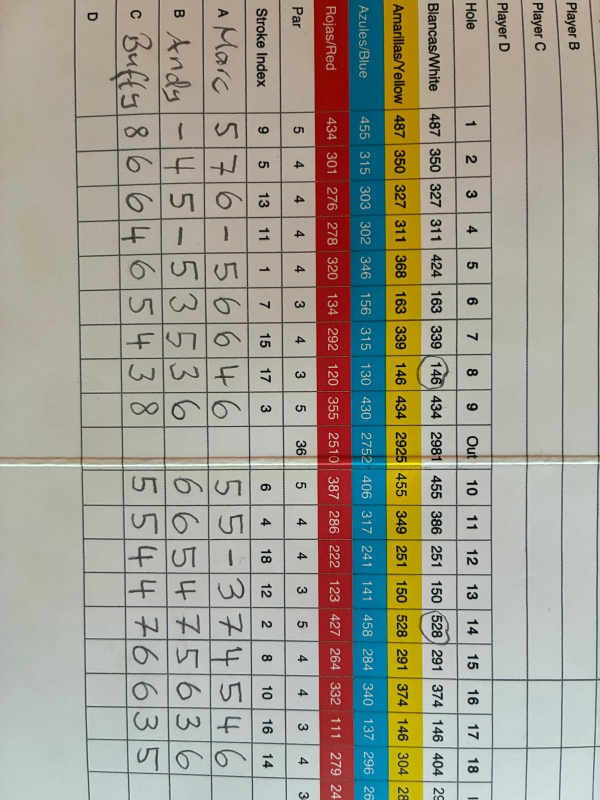
#> input picture WhatsApp Image 2025-10-02 at 20.35.25.jpeg, 1200 x 1600 px (shown at 1/2 size)
$ python preprocess_pic.py
#> lines starting #> are read from the running program, lines starting #| are printed output that depends on the picture; after the words box and inside, x2 and y2 are one past the last pixel; in counts of white or black regions, pixels touching at a corner belong together
# preprocess_digits_no_rotate_no_crop.py
try:
    import cv2  # type: ignore
    HAS_CV2 = True
except Exception:
    cv2 = None  # type: ignore
    HAS_CV2 = False

import numpy as np
from pathlib import Path


def _ensure_dir_for(path: str):
    Path(path).parent.mkdir(parents=True, exist_ok=True)


def preprocess(in_path: str, out_path: str):
    """
    Preprocess scorecard images for OCR.
    On platforms without OpenCV (e.g., Streamlit Cloud), falls back to PIL-based processing.
    """
#> called with out_path = 'IM1_prepr.png'
    if HAS_CV2:
        img = cv2.imread(in_path)
#> img is the input picture: shape (1600, 1200, 3); mean B, G, R 144.4, 157.9, 161.3
        assert img is not None, f"Bild nicht gefunden: {in_path}"

        # Signifikant verkleinern: längste Seite auf max. 1024 Pixel begrenzen
        MAX_LONG_SIDE = 2048
        h, w = img.shape[:2]
#> h = 1600; w = 1200
        long_side = max(h, w)
#> long_side = 1600
        if long_side > MAX_LONG_SIDE:
            scale = MAX_LONG_SIDE / long_side
            new_w, new_h = int(w * scale), int(h * scale)
            img = cv2.resize(img, (new_w, new_h), interpolation=cv2.INTER_AREA)

        # Graustufen
        gray = cv2.cvtColor(img, cv2.COLOR_BGR2GRAY)
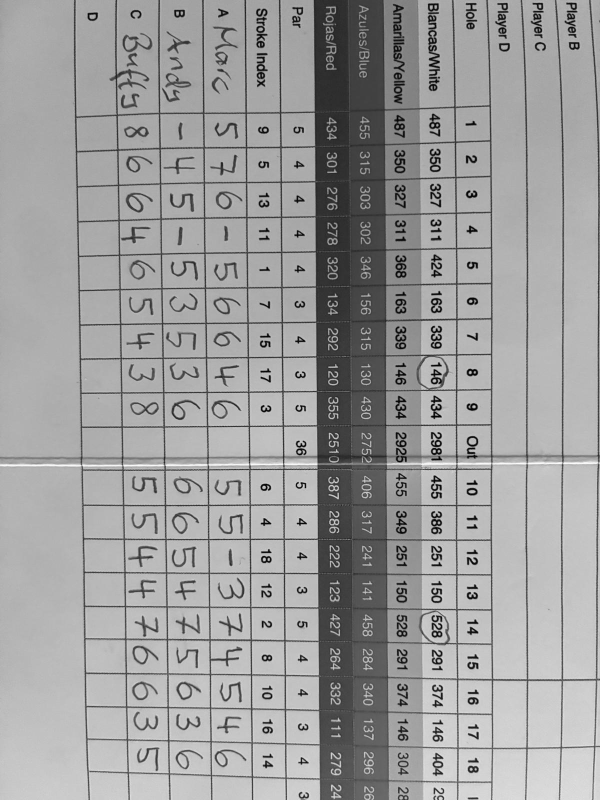
#> gray: shape (1600, 1200) (shown at 1/2 size); min 0, max 253, mean 157.3

        # Leicht entrauschen (erhält Kanten)
        gray = cv2.bilateralFilter(gray, d=5, sigmaColor=75, sigmaSpace=75)

        # Adaptives Thresholding (robust bei ungleichmäßiger Beleuchtung)
        bw = cv2.adaptiveThreshold(
            gray, 255,
            cv2.ADAPTIVE_THRESH_GAUSSIAN_C, cv2.THRESH_BINARY,
            blockSize=31, C=8
        )
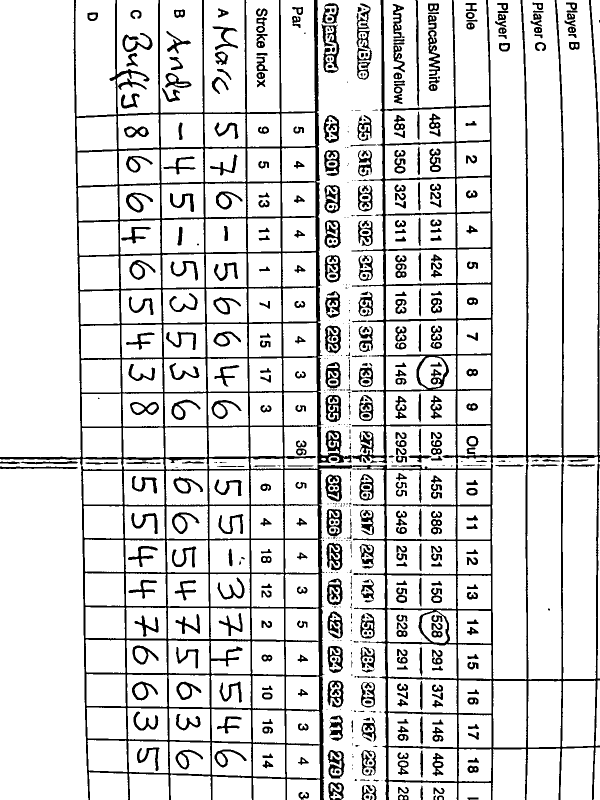
#> bw: shape (1600, 1200) (shown at 1/2 size); 86.3% white; 681 black regions (217 under 20 px), largest, box (x1, y1, x2, y2) and area: (0, 0, 1200, 1600) 141360, (643, 48, 679, 146) 1383, (651, 790, 682, 844) 998

        # Kleine Artefakte entfernen
        kernel = np.ones((2, 2), np.uint8)
        bw = cv2.morphologyEx(bw, cv2.MORPH_OPEN, kernel, iterations=1)
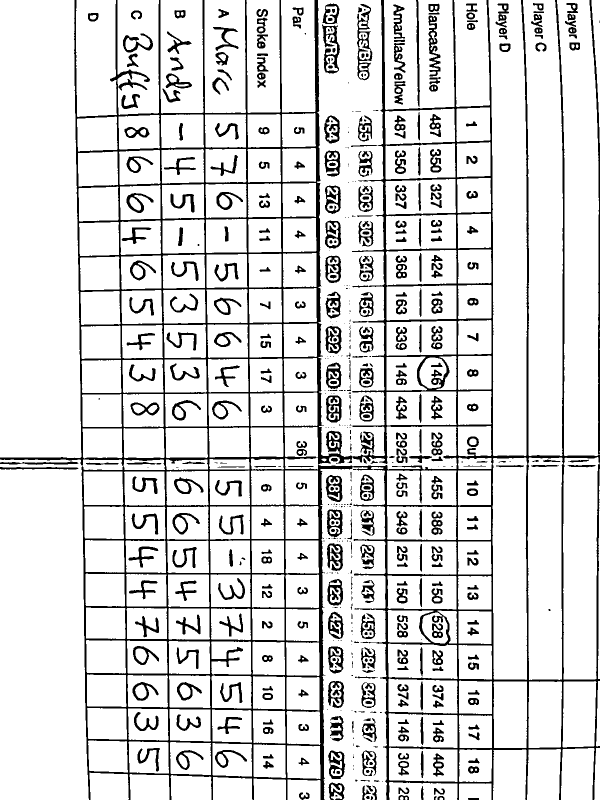
#> bw: shape (1600, 1200) (shown at 1/2 size); 86.3% white; 620 black regions (191 under 20 px), largest, box (x1, y1, x2, y2) and area: (0, 0, 1200, 1600) 142641, (714, 8, 745, 161) 1609, (644, 49, 680, 147) 1411

        # Leicht Kontrast anheben
        bw = cv2.convertScaleAbs(bw, alpha=1.15, beta=0)

        # Verlustfrei speichern (stark komprimiertes PNG)
        _ensure_dir_for(out_path)
        cv2.imwrite(out_path, bw, [cv2.IMWRITE_PNG_COMPRESSION, 9])
    else:
        # Fallback ohne OpenCV: PIL verwenden
        from PIL import Image, ImageOps, ImageFilter

        img = Image.open(in_path)
        # Signifikant verkleinern: längste Seite auf max. 1024 Pixel
        MAX_LONG_SIDE = 1024
        w, h = img.size
        long_side = max(w, h)
        if long_side > MAX_LONG_SIDE:
            scale = MAX_LONG_SIDE / long_side
            new_size = (int(w * scale), int(h * scale))
            img = img.resize(new_size, Image.LANCZOS)

        # In Graustufen konvertieren und leicht entrauschen
        gray = img.convert("L").filter(ImageFilter.MedianFilter(size=3))
        # Kontrast automatisch anpassen
        gray = ImageOps.autocontrast(gray, cutoff=2)
        # Einfaches Thresholding
        bw = gray.point(lambda p: 255 if p > 180 else 0)

        _ensure_dir_for(out_path)
        # PNG speichern mit Optimierung
        bw.save(out_path, format="PNG", optimize=True)

    print(["Pic preprocess done:", out_path])


if __name__ == "__main__":

    im1 = "WhatsApp Image 2025-10-02 at 20.35.25.jpeg"
    im2 = "WhatsApp Image 2025-10-02 at 20.35.42.jpeg"
    preprocess(im1, "IM1_prepr.png")
    preprocess(im2, "IM2_prepr.png")
#> call 2 of preprocess, with out_path = 'IM2_prepr.png'
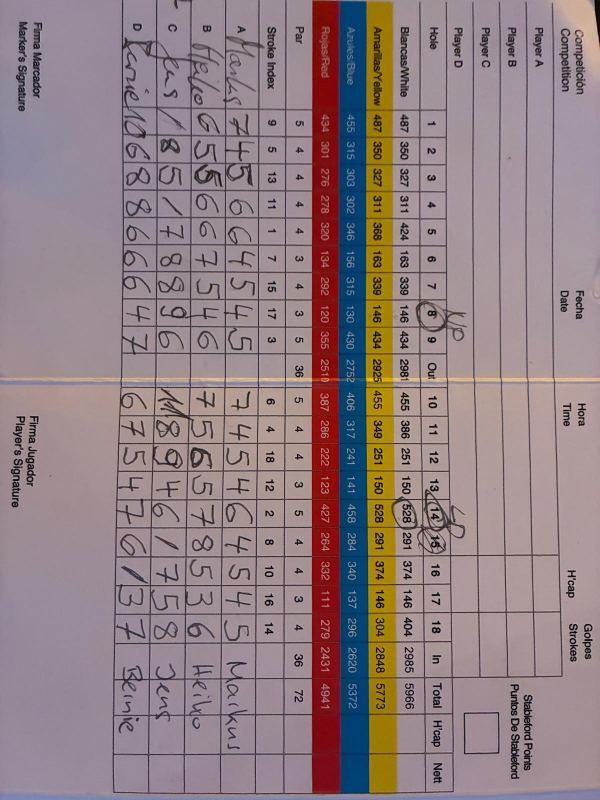
#> input picture WhatsApp Image 2025-10-02 at 20.35.42.jpeg, 1200 x 1600 px (shown at 1/2 size)
#> in preprocess, img is the input picture: shape (1600, 1200, 3); mean B, G, R 130.7, 127.3, 144.7
#> in preprocess (call 2), `gray = cv2.cvtColor(img, cv2.COLOR_BGR2GRAY)`:
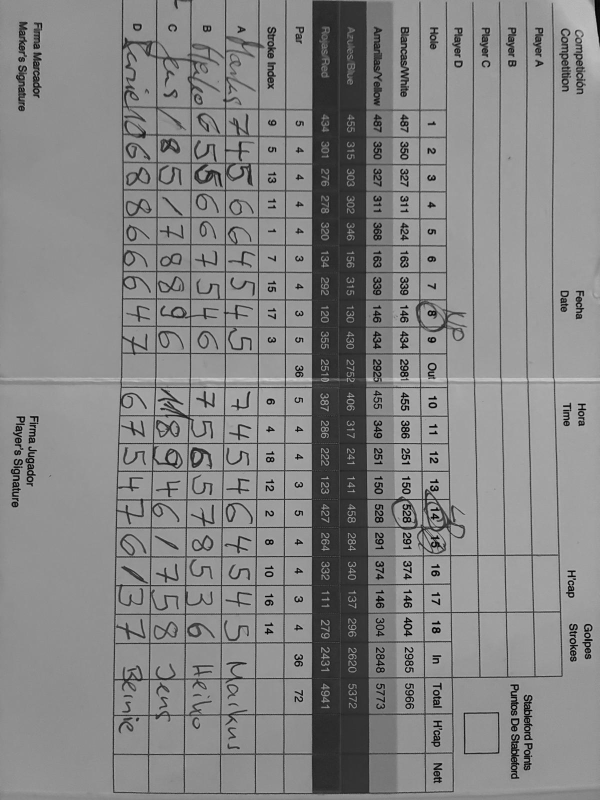
#> gray: shape (1600, 1200) (shown at 1/2 size); min 0, max 208, mean 132.9
#> in preprocess (call 2), `bw = cv2.adaptiveThreshold( gray, 255, cv2.ADAPTIVE_THRESH_GAUSSIAN_C,..`:
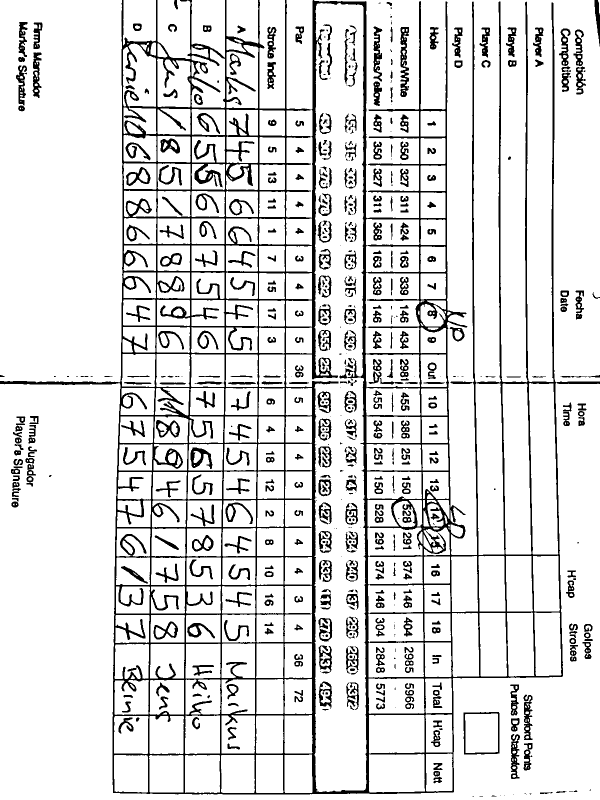
#> bw: shape (1600, 1200) (shown at 1/2 size); 87% white; 652 black regions (154 under 20 px), largest, box (x1, y1, x2, y2) and area: (0, 0, 1200, 1589) 150976, (800, 54, 818, 194) 1395, (747, 53, 765, 163) 1005
#> in preprocess (call 2), `bw = cv2.morphologyEx(bw, cv2.MORPH_OPEN, kernel, iterations=1)`:
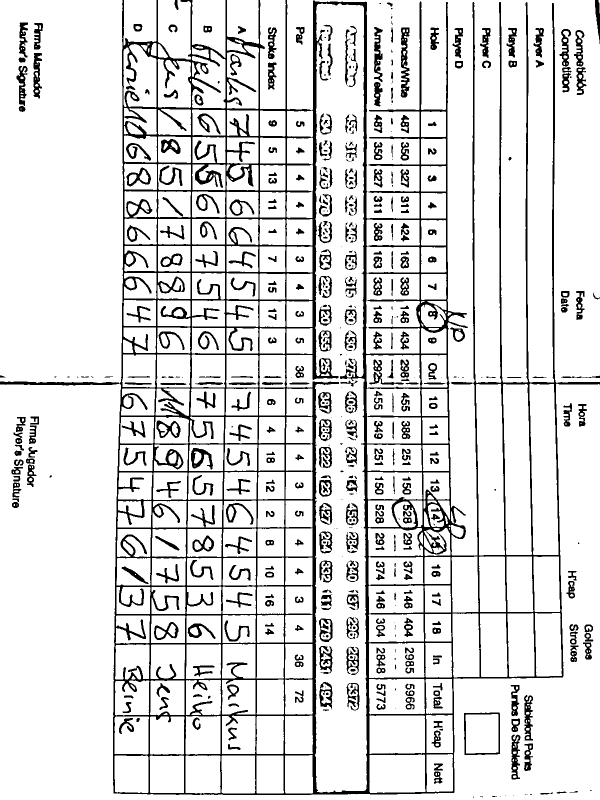
#> bw: shape (1600, 1200) (shown at 1/2 size); 86.9% white; 581 black regions (132 under 20 px), largest, box (x1, y1, x2, y2) and area: (0, 0, 1200, 1590) 152347, (801, 55, 819, 195) 1429, (748, 54, 766, 164) 1031
